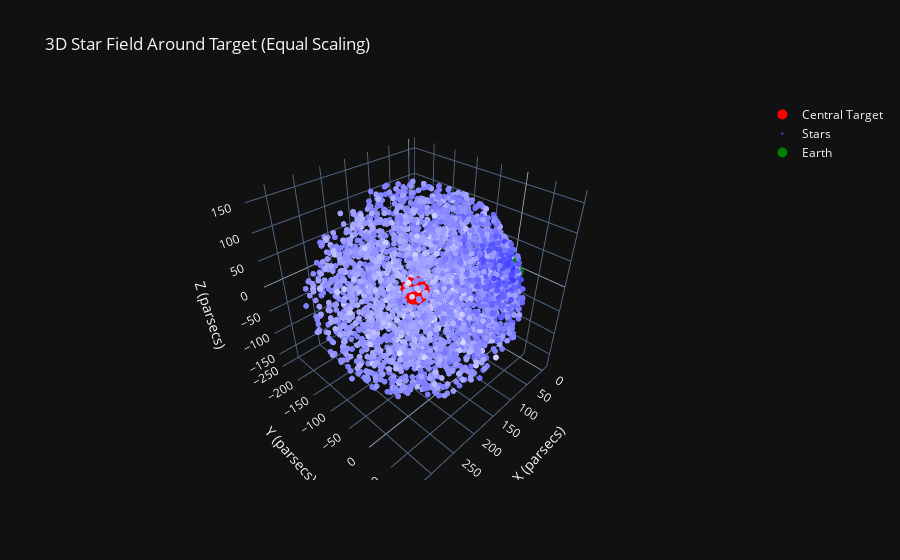

The code cell stored with this chart in its notebook:
### Code cell
import math
import plotly.graph_objs as go

print(target_x, target_y, target_z)

max_range = max(
    np.max(data_df["x"].values) - target_x, np.max(data_df["y"].values) - target_y,
    np.max(data_df["z"].values) - target_z,
    target_x - np.min(data_df["x"].values), target_y - np.min(data_df["y"].values),
    target_z - np.min(data_df["z"].values)
)

# Set limits for each axis centered on the target
x_limits = [target_x - max_range, target_x + max_range]
y_limits = [target_y - max_range, target_y + max_range]
z_limits = [target_z - max_range, target_z + max_range]

# Assuming `data_df` contains your star data along with relative magnitudes
# Let's say you have a 'relative_magnitude' column in the `data_df` DataFrame

# Normalize the relative magnitudes for color mapping
min_magnitude = data_df['relative_magnitude'].min()
max_magnitude = data_df['relative_magnitude'].max()

# Scale the relative magnitudes to a range [0, 1] for color interpolation
normalized_magnitude = (data_df['relative_magnitude'] - min_magnitude) / (max_magnitude - min_magnitude)

# Create a custom color array transitioning from white to blue
# Define white (1, 1, 1) and blue (0, 0, 1) in RGB format
colors = [
    f'rgba({int(255 * (1 - norm))},{int(255 * (1 - norm))},{255}, {255 * (1 - norm)})' for norm in normalized_magnitude
]
# Create the central target trace
target_trace = go.Scatter3d(
    x=[target_x], y=[target_y], z=[target_z],
    mode='markers',
    marker=dict(size=10, color='red'),
    name='Central Target'
)

# Create the Earth trace
earth_trace = go.Scatter3d(
    x=[0], y=[0], z=[0],
    mode='markers',
    marker=dict(size=10, color='green'),
    name='Earth'
)


# Create the star cloud trace with the color array
star_trace = go.Scatter3d(
    x=data_df["x"].values, y=data_df["y"].values, z=data_df["z"].values,
    mode='markers',
    marker=dict(size=2, color=colors),  # Use custom colors for stars
    name='Stars'
)

print('count of stars:', len(data_df))

# Define layout with manually set axis limits for equal scaling
layout = go.Layout(
    title='3D Star Field Around Target (Equal Scaling)',
    scene=dict(
        xaxis=dict(title='X (parsecs)', range=x_limits),
        yaxis=dict(title='Y (parsecs)', range=y_limits),
        zaxis=dict(title='Z (parsecs)', range=z_limits),
        aspectmode='manual',
        aspectratio=dict(x=1, y=1, z=1)  # Enforces equal scaling on all axes
    ),
)

# Create the figure
fig = go.Figure(data=[target_trace, star_trace, earth_trace], layout=layout)

# Show the plot
fig.show()

### Figure 1 — Plotly figure (JSON) as saved in the notebook; plotly's stock layout.template omitted (floating-point values rounded to 4 significant figures; data arrays with more than 128 entries replaced by an {"elided": "..."} marker saying what was removed)
{"data": [{"marker": {"color": "red", "size": 10}, "mode": "markers", "name": "Central Target", "x": [159.9], "y": [-75.26], "z": [-5.66], "type": "scatter3d"}, {"marker": {"color": {"elided": "3923 str values"}, "size": 2}, "mode": "markers", "name": "Stars", "x": {"elided": "3923 float values"}, "y": {"elided": "3923 float values"}, "z": {"elided": "3923 float values"}, "type": "scatter3d"}, {"marker": {"color": "green", "size": 10}, "mode": "markers", "name": "Earth", "x": [0], "y": [0], "z": [0], "type": "scatter3d"}], "layout": {"scene": {"aspectmode": "manual", "aspectratio": {"x": 1, "y": 1, "z": 1}, "xaxis": {"range": [-15.39, 335.2], "title": {"text": "X (parsecs)"}}, "yaxis": {"range": [-250.5, 100.0], "title": {"text": "Y (parsecs)"}}, "zaxis": {"range": [-181.0, 169.6], "title": {"text": "Z (parsecs)"}}}, "title": {"text": "3D Star Field Around Target (Equal Scaling)"}}}
